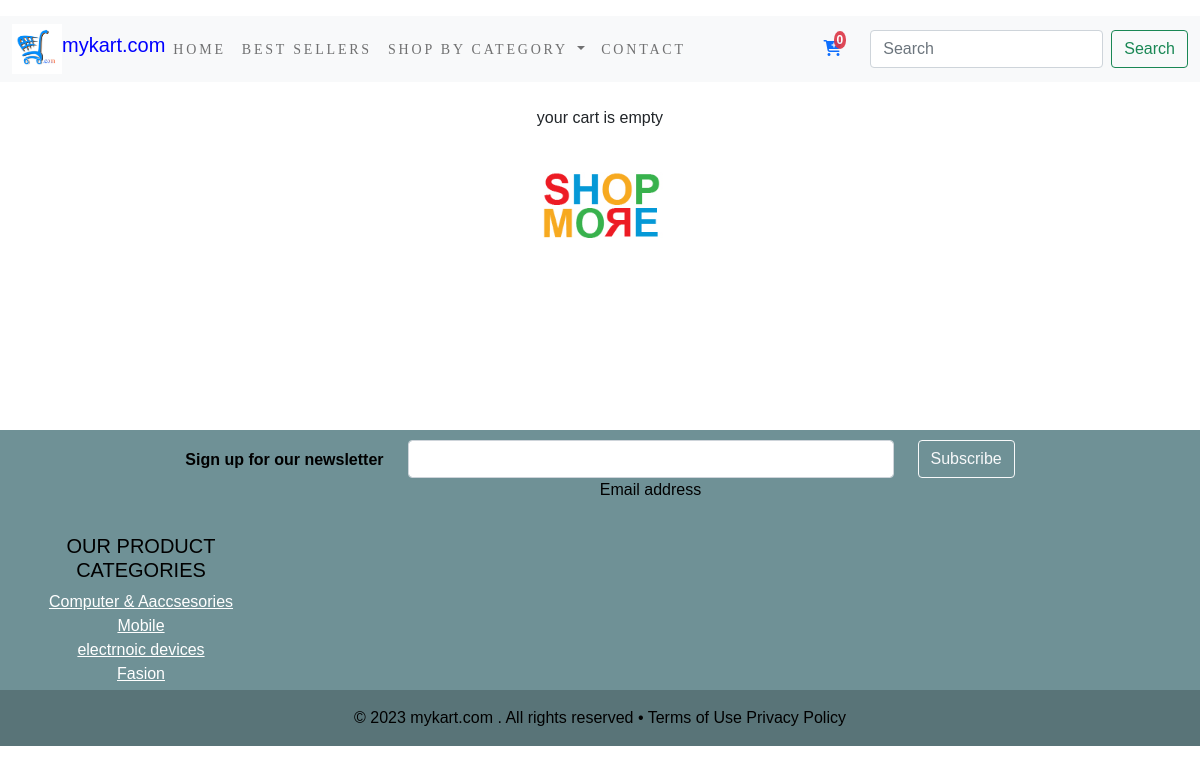
Page /cart/ on the committed database.
### shopapp/models.py (models this page shows, shortened)
class Category(models.Model):
    name=models.CharField(max_length=250,unique=True)
    slug=models.SlugField(max_length=250,unique=True)
    des=models.TextField(blank=True)
    img=models.ImageField(upload_to='category',blank=True)
    class meta:
        ordering=('name',)
        verbose_name='category'
        verbose_name_pulural='categories'
    def get_url(self):
        return reverse('shopapp:product_by_cate',args=[self.slug])

### cart/views.py (the view)
# urls.py: path('', views.cart_detail,name='cart_detail'),
def cart_detail(request,total=0,counter=0,cart_items=None):
    try:
        cart=Cart.objects.get(cart_id=_cart_id(request))
        cart_items=Cartitem.objects.filter(cart=cart,active=True)
        for cart_item in cart_items:
            total +=(cart_item.Product.price * cart_item.quantity)
            counter += cart_item.quantity
    except ObjectDoesNotExist:
        pass
    return render(request,'cart.html',dict(cart_items=cart_items,total=total,counter=counter))

### cart/context_processors.py (called while the page is built)
def counter(request):
    item_count=0
    if 'admin' in request.path:
        return {}
    else:
        try:
            cart=Cart.objects.filter(cart_id=_cart_id(request))
            cart_items=Cartitem.objects.all().filter(cart=cart[:1])
            for cart_items in cart_items:
                item_count += cart_items.quantity
        except Cart.DoesNotExist:
            item_count = 0
    return  dict(item_count=item_count)

### cart/views.py (called while the page is built)
def _cart_id(request):
    cart=request.session.session_key
    if not cart:
        cart=request.session.create()
    return cart

### shopapp/context_processors.py (called while the page is built)
def menu_links(request):
    links=Category.objects.all()
    return dict(links=links)

### template/cart.html (shortened to what this page needs)
{% extends 'base.html' %}
{% load static %}
{% block content %}
{% if not cart_items %}
        <div class=" text-center">
            <br>
            <hi class="text center">
                your cart is empty
            </hi>
            <p class="text-center">
                 <a href="{% url 'shopapp:allproduct' %}"><img  src="{% static 'img/shop.png' %}" height="150" width="150"> </a>
            </p>
        </div>
    </div>
{% endif %}
{% endblock %}

### template/footer.html
{% load static %}
<div class="footer" id="contact">
<footer class="text-center">
    <section class="">
      <form action="">
        <div class="row d-flex justify-content-center">
          <div class="col-auto">
            <p class="pt-2">
              <strong>Sign up for our newsletter</strong>
            </p>
          </div>
          <div class="col-md-5 col-12">
            <div class="form-outline form-white mb-4">
              <input type="email" id="form5Example21" class="form-control" />
              <label class="form-label" for="form5Example21">Email address</label>
            </div>
          </div>
          <div class="col-auto">
            <button type="submit" class="btn btn-outline-light mb-4">
              Subscribe
            </button>
          </div>
        </div>
      </form>
    </section>
    <section class="">
      <div class="row">
        <div class="col-lg-3 col-md-6 mb-4 mb-md-0">
          <h5 class="text-uppercase">OUR PRODUCT CATEGORIES</h5>
          <ul class="list-unstyled mb-1">
              {% for cat in links %}
            <li>
              <a href="{{cat.get_url}}" class="text-white">{{cat.name}}</a>
            </li>
               {% endfor %}
          </ul>
        </div>
  <div class="text-center p-3" style="background-color: rgba(0, 0, 0, 0.2);">
      <center>© 2023 mykart.com . All rights reserved • Terms of Use Privacy Policy</center>
  </div>
</footer>
</div>

### static/css/custom.css (style rules this page uses)
body { font-family: Arial, Helvetica, sans-serif; }
.footer { padding-top: 10px; margin-top: 150px; background-color: #6f9196; color: black; }

### rows in the picture
Category: name "Computer & Aaccsesories"
Category: name "Mobile"
Category: name "electrnoic devices"
Category: name "Fasion"

### other values in the picture
{{ item_count }} "0"
